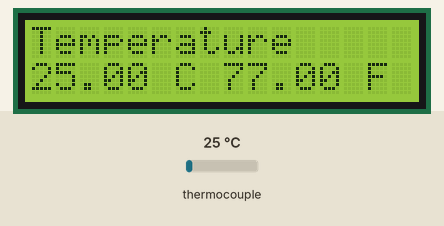
This sketch was run on a simulated Arduino Uno, built with avr-gcc and run on an emulated ATmega328P. On the bench: 16×2 character LCD. The test bench sets the inputs (shaded band); at power-on: thermocouple 25 °C. What the sketch prints to the serial monitor is not drawn.

Above: at 1.7 s.
1.8 s: thermocouple set to 6 °C
At 3.1 s:
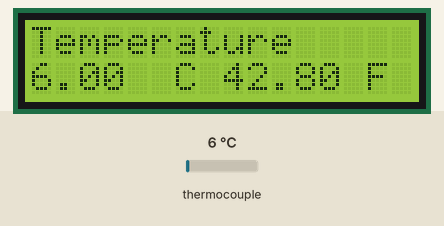
4.2 s: thermocouple set to 75 °C
At 5.9 s:
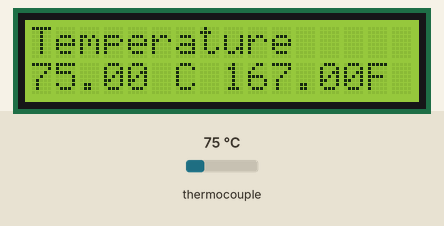
6.2 s: thermocouple set to 150 °C
At 8.1 s:
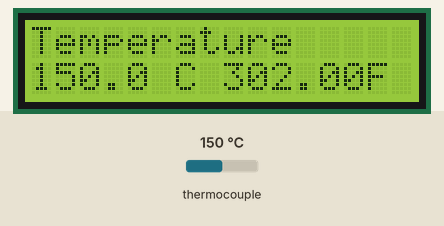
Timing chart, 0 to 9.6 s (numbered marks = the images above; inputs shaded):
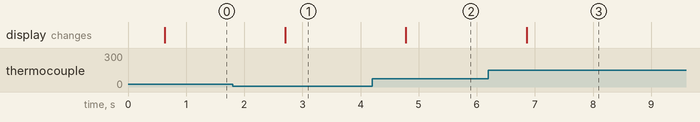

The sketch:

TEST_SENSOR_MAX6675.ino
```cpp
//MUHAMMAD RAMADHAN
//TEST SENSOR MAX6675

#include "max6675.h"
#include <Wire.h>
#include <LiquidCrystal_I2C.h>
LiquidCrystal_I2C lcd (0x27,16, 2);

int thermoDO = 9;
int thermoCS = 8;
int thermoCLK = 13;

MAX6675 thermocouple(thermoCLK, thermoCS, thermoDO);

void setup() {
Serial.begin(9600);
Serial.println("Sensor MAX6675 Test");
delay(500);

lcd.begin();
lcd.backlight();
lcd.setCursor(0, 0);
lcd.print("Muhammad Ramadhan");
lcd.setCursor(0, 1);
lcd.print("Sensor MAX6675");
}

void loop() {
Serial.print("C = ");
Serial.println(thermocouple.readCelsius());
Serial.print("F = ");
Serial.println(thermocouple.readFahrenheit());
lcd.clear();
lcd.setCursor(0, 0);
lcd.print("Temperature");

lcd.setCursor(0,1);// set cursor at character 0, line 1
lcd.print(thermocouple.readCelsius());
lcd.setCursor(5,1);// set cursor at character 9, line 1
lcd.print(" ");
lcd.setCursor(6,1);// set cursor at character 9, line 1
lcd.print("C");
lcd.setCursor(7,1);// set cursor at character 9, line 1
lcd.print(" ");
lcd.setCursor(8,1);// set cursor at character 9, line 1
lcd.print(thermocouple.readFahrenheit()); // print temperature in ahrenheit
lcd.setCursor(13,1);// set cursor at character 9, line 1
lcd.print("");
lcd.setCursor(14,1);// set cursor at character 9, line 1
lcd.print("F");
delay(1000);
}
```

Measured:
- after the input at 1.8 s, the display: changes after 0.91 s (image 1)
- after the input at 4.2 s, the display: changes after 0.58 s (image 2)
- after the input at 6.2 s, the display: changes after 0.66 s (image 3)
